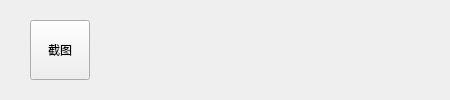
<?xml version="1.0" encoding="UTF-8"?>
<ui version="4.0">
 <class>Tool_Window</class>
 <widget class="QWidget" name="Tool_Window">
  <property name="geometry">
   <rect>
    <x>0</x>
    <y>0</y>
    <width>450</width>
    <height>100</height>
   </rect>
  </property>
  <property name="minimumSize">
   <size>
    <width>450</width>
    <height>100</height>
   </size>
  </property>
  <property name="maximumSize">
   <size>
    <width>450</width>
    <height>100</height>
   </size>
  </property>
  <property name="windowTitle">
   <string>screencapture</string>
  </property>
  <widget class="QPushButton" name="screen_capture_button">
   <property name="geometry">
    <rect>
     <x>30</x>
     <y>20</y>
     <width>60</width>
     <height>60</height>
    </rect>
   </property>
   <property name="text">
    <string>截图</string>
   </property>
  </widget>
 </widget>
 <resources/>
 <connections/>
</ui>
